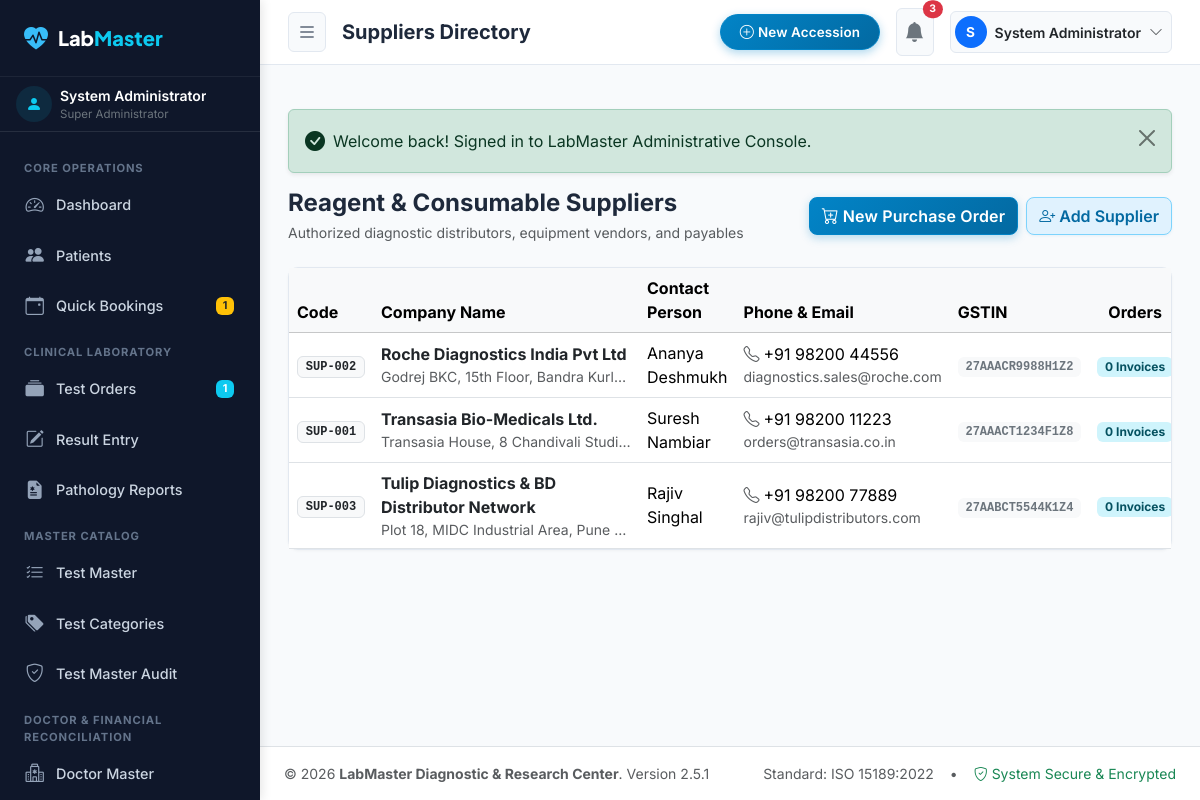
The app's page /admin/suppliers/index.php (signed in) with its own data.
### tables this page shows
CREATE TABLE `users` (
  `id` INT AUTO_INCREMENT PRIMARY KEY,
  `role_id` INT NOT NULL,
  `username` VARCHAR(50) NOT NULL UNIQUE,
  `email` VARCHAR(100) NOT NULL UNIQUE,
  `password_hash` VARCHAR(255) NOT NULL,
  `full_name` VARCHAR(100) NOT NULL,
  `phone` VARCHAR(20) NULL,
  `designation` VARCHAR(100) NULL,
  `qualification` VARCHAR(150) NULL,
  `registration_number` VARCHAR(50) NULL,
  `signature_image` VARCHAR(255) NULL,
  `is_active` TINYINT(1) DEFAULT 1,
  `failed_logins` INT DEFAULT 0,
  `lockout_until` DATETIME NULL,
  `last_login` DATETIME NULL,
  `created_at` TIMESTAMP DEFAULT CURRENT_TIMESTAMP,
  `updated_at` TIMESTAMP DEFAULT CURRENT_TIMESTAMP ON UPDATE CURRENT_TIMESTAMP,
  FOREIGN KEY (`role_id`) REFERENCES `roles`(`id`),
  INDEX (`username`),
  INDEX (`email`)
);

CREATE TABLE `roles` (
  `id` INT AUTO_INCREMENT PRIMARY KEY,
  `name` VARCHAR(50) NOT NULL UNIQUE,
  `slug` VARCHAR(50) NOT NULL UNIQUE,
  `description` VARCHAR(255) NULL,
  `is_system` TINYINT(1) DEFAULT 0,
  `created_at` TIMESTAMP DEFAULT CURRENT_TIMESTAMP
);

CREATE TABLE `suppliers` (
  `id` INT AUTO_INCREMENT PRIMARY KEY,
  `supplier_code` VARCHAR(50) NOT NULL UNIQUE,
  `company_name` VARCHAR(150) NOT NULL,
  `contact_person` VARCHAR(100) NULL,
  `phone` VARCHAR(20) NOT NULL,
  `email` VARCHAR(100) NULL,
  `address` TEXT NULL,
  `gstin` VARCHAR(30) NULL,
  `current_balance` DECIMAL(10,2) DEFAULT 0.00,
  `is_active` TINYINT(1) DEFAULT 1,
  `created_at` TIMESTAMP DEFAULT CURRENT_TIMESTAMP,
  INDEX (`company_name`),
  INDEX (`phone`)
);

### includes/auth.php (called while the page is built, shortened)
<?php
require_once __DIR__ . '/functions.php';
class Auth
{
    public static function check(): bool
    {
        return !empty($_SESSION['user']['id']);
    }
    public static function user(): ?array
    {
        return $_SESSION['user'] ?? null;
    }
    public static function role(): ?string
    {
        return $_SESSION['user']['role_slug'] ?? null;
    }
    public static function can(string $permissionSlug): bool
    {
        if (self::role() === 'super_admin' || (int)($_SESSION['user']['role_id'] ?? 0) === 1 || ($_SESSION['user']['username'] ?? '') === 'admin') {
            return true;
        }
        $perms = $_SESSION['user']['permissions'] ?? [];
        return in_array($permissionSlug, $perms, true);
    }
    public static function canAny(array $permissions): bool
    {
        foreach ($permissions as $p) {
            if (self::can($p)) {
                return true;
            }
        }
        return false;
    }
    public static function refreshPermissions(): void
    {
        $userId = (int)$_SESSION['user']['id'];
        $userRow = Database::fetch(
            "SELECT u.*, r.slug AS role_slug, r.name AS role_name
             FROM `users` u
             JOIN `roles` r ON u.role_id = r.id
             WHERE u.id = ? LIMIT 1",
            [$userId]
        );
    }
}

### admin/includes/auth_guard.php (called while the page is built, shortened)
<?php
require_once dirname(dirname(__DIR__)) . '/includes/auth.php';
Auth::refreshPermissions();
$currentUser = Auth::user();
try {
    $pendingBookingsCount = (int)(Database::fetch("SELECT COUNT(*) AS c FROM `bookings` WHERE `status` = 'New'")['c'] ?? 0);
    $ordersProcessingCount = (int)(Database::fetch("SELECT COUNT(*) AS c FROM `test_orders` WHERE `status` IN ('Order Created', 'Sample Collected', 'Processing')")['c'] ?? 0);
    $unreadNotifications = Database::fetchAll(
        "SELECT * FROM `notifications` WHERE `is_read` = 0 ORDER BY `id` DESC LIMIT 5"
    );
    $unreadNotifCount = count($unreadNotifications);
} catch (Exception $e) {
    $pendingBookingsCount = 0;
    $pendingReportsCount = 0;
    $ordersProcessingCount = 0;
    $lowStockCount = 0;
    $nearExpiryCount = 0;
    $unreadNotifications = [];
    $unreadNotifCount = 0;
}

### config/database.php (called while the page is built, shortened)
<?php
class Database
{
    private static ?PDO $instance = null;
    public static function getInstance(): PDO
    {
        if (self::$instance === null) {
            $host = self::DB_HOST;
            $port = self::DB_PORT;
            $name = self::DB_NAME;
            $user = self::DB_USER;
            $pass = self::DB_PASS;
            $charset = self::DB_CHARSET;
            $localConfig = __DIR__ . '/database.local.php';
            $dsn = sprintf(
                'mysql:host=%s;port=%s;dbname=%s;charset=%s',
                $host,
                $port,
                $name,
                $charset
            );
            $options = [
                PDO::ATTR_ERRMODE            => PDO::ERRMODE_EXCEPTION,
                PDO::ATTR_DEFAULT_FETCH_MODE => PDO::FETCH_ASSOC,
                PDO::ATTR_EMULATE_PREPARES   => false,
                PDO::MYSQL_ATTR_INIT_COMMAND => "SET NAMES utf8mb4 COLLATE utf8mb4_unicode_ci"
            ];
            try {
                self::$instance = new PDO($dsn, $user, $pass, $options);
            } catch (PDOException $e) {
                error_log('Database Connection Error: ' . $e->getMessage());
                die('Database Connection Failed. Please ensure MariaDB/MySQL is active and credentials are correct.');
            }
        }
        return self::$instance;
    }
    public static function query(string $sql, array $params = []): PDOStatement
    {
        $stmt = self::getInstance()->prepare($sql);
        $stmt->execute($params);
        return $stmt;
    }
    public static function fetch(string $sql, array $params = []): ?array
    {
        $stmt = self::query($sql, $params);
        $result = $stmt->fetch();
        return $result !== false ? $result : null;
    }
    public static function fetchAll(string $sql, array $params = []): array
    {
        return self::query($sql, $params)->fetchAll();
    }
}

### includes/functions.php (called while the page is built, shortened)
<?php
require_once dirname(__DIR__) . '/config/config.php';
function e(?string $value): string
{
    return htmlspecialchars((string)($value ?? ''), ENT_QUOTES, 'UTF-8');
}

### admin/suppliers/index.php (the view, shortened to what this page needs)
<?php
$pageTitle = 'Suppliers Directory';
$activeNav = 'suppliers';
require_once dirname(__DIR__) . '/includes/auth_guard.php';
$suppliers = Database::fetchAll(
    "SELECT s.*,
            (SELECT COUNT(*) FROM `purchases` p WHERE p.supplier_id = s.id) as purchase_count,
            (SELECT COALESCE(SUM(p.balance_amount), 0) FROM `purchases` p WHERE p.supplier_id = s.id) as total_payable
     FROM `suppliers` s
     ORDER BY s.company_name ASC"
);
require_once dirname(__DIR__) . '/includes/header.php';
?>
<div class="d-flex flex-wrap justify-content-between align-items-center mb-4 gap-2">
  <div>
    <h2 class="h4 fw-bold mb-1">Reagent & Consumable Suppliers</h2>
    <p class="text-muted small mb-0">Authorized diagnostic distributors, equipment vendors, and payables</p>
  </div>
  <div class="d-flex gap-2">
    <a href="<?= ADMIN_URL ?>/suppliers/create_purchase.php" class="btn btn-primary-lm d-inline-flex align-items-center gap-1">
      <i class="bi bi-cart-plus"></i> New Purchase Order
    </a>
    <button class="btn btn-outline-primary d-inline-flex align-items-center gap-1" data-bs-toggle="modal" data-bs-target="#newSupplierModal">
      <i class="bi bi-person-plus"></i> Add Supplier
    </button>
  </div>
</div>
<div class="admin-card">
  <div class="admin-card-body p-0">
    <div class="table-responsive">
      <table class="table table-hover align-middle mb-0">
        <thead class="table-light">
          <tr>
            <th style="width: 85px;">Code</th>
            <th>Company Name</th>
            <th>Contact Person</th>
            <th>Phone & Email</th>
            <th>GSTIN</th>
            <th class="text-center">Orders</th>
          </tr>
        </thead>
        <tbody>
          <?php foreach ($suppliers as $sup): ?>
            <tr>
              <td><span class="badge bg-light text-dark border font-monospace"><?= e($sup['supplier_code']) ?></span></td>
              <td>
                <div class="fw-bold text-dark"><?= e($sup['company_name']) ?></div>
                <div class="text-muted small text-truncate" style="max-width:250px;"><?= e($sup['address'] ?: 'N/A') ?></div>
              </td>
              <td><?= e($sup['contact_person'] ?: 'Sales Representative') ?></td>
              <td>
                <div><i class="bi bi-telephone me-1 text-muted"></i><?= e($sup['phone']) ?></div>
                <div class="text-muted small"><?= e($sup['email'] ?: '-') ?></div>
              </td>
              <td><span class="badge bg-light text-secondary font-monospace"><?= e($sup['gstin'] ?: 'N/A') ?></span></td>
              <td class="text-center">
                <span class="badge bg-info-subtle text-info-emphasis"><?= $sup['purchase_count'] ?> Invoices</span>
              </td>
            </tr>
          <?php endforeach; ?>
        </tbody>
      </table>
    </div>
  </div>
</div>
<?php require_once dirname(__DIR__) . '/includes/footer.php'; ?>

### admin/includes/header.php (shortened to what this page needs)
<?php
require_once __DIR__ . '/auth_guard.php';
$pageTitle = $pageTitle ?? 'Admin Control Center';
?>
<!DOCTYPE html>
<html lang="en">
<head>
  <link href="https://cdn.jsdelivr.net/npm/bootstrap@5.3.3/dist/css/bootstrap.min.css" rel="stylesheet">
  <link rel="stylesheet" href="https://cdn.jsdelivr.net/npm/bootstrap-icons@1.11.3/font/bootstrap-icons.min.css">
  <link rel="stylesheet" href="<?= ASSETS_URL ?>/css/admin.css?v=<?= APP_VERSION ?>">
</head>
<body class="admin-body">
  <?php require_once __DIR__ . '/sidebar.php'; ?>
  <div class="admin-wrapper">
    <header class="admin-topbar">
      <div class="d-flex align-items-center gap-3">
        <button type="button" class="btn btn-sm btn-light border" id="sidebarToggle" aria-label="Toggle Sidebar">
          <i class="bi bi-list fs-5"></i>
        </button>
        <h1 class="h5 mb-0 fw-bold d-none d-md-block text-truncate" style="max-width: 450px;">
          <?= e($pageTitle) ?>
        </h1>
      </div>
      <div class="d-flex align-items-center gap-3">
        <?php if (Auth::can('orders.create')): ?>
        <a href="<?= ADMIN_URL ?>/orders/create.php" class="btn btn-sm btn-primary-lm d-none d-sm-flex align-items-center gap-1">
          <i class="bi bi-plus-circle"></i> New Accession
        </a>
        <?php endif; ?>
        <div class="dropdown">
          <button class="btn btn-light position-relative p-2 rounded-circle" type="button" data-bs-toggle="dropdown" aria-expanded="false" aria-label="View Notifications">
            <i class="bi bi-bell-fill text-secondary fs-5"></i>
            <?php if ($unreadNotifCount > 0): ?>
            <span class="position-absolute top-0 start-100 translate-middle badge rounded-pill bg-danger" style="font-size: 0.65rem;">
              <?= $unreadNotifCount ?>
            </span>
            <?php endif; ?>
          </button>
        </div>
        <div class="dropdown">
          <button class="btn btn-light border-0 d-flex align-items-center gap-2 p-1 pe-2 rounded-pill" type="button" data-bs-toggle="dropdown" aria-expanded="false">
            <div class="rounded-circle bg-primary text-white d-flex align-items-center justify-content-center" style="width: 32px; height: 32px; font-size: 0.85rem; font-weight: 700;">
              <?= strtoupper(substr($currentUser['full_name'], 0, 1)) ?>
            </div>
            <span class="small fw-semibold text-dark d-none d-md-inline"><?= e($currentUser['full_name']) ?></span>
            <i class="bi bi-chevron-down text-muted small"></i>
          </button>
        </div>
      </div>
    </header>
    <main class="admin-content">
      <?= render_flash() ?>

### admin/includes/sidebar.php (shortened to what this page needs)
<?php
$activeNav = $activeNav ?? 'dashboard';
?>
<aside class="admin-sidebar">
  <a href="<?= ADMIN_URL ?>/index.php" class="sidebar-brand">
    <i class="bi bi-heart-pulse-fill"></i>
    <span>Lab<span class="text-info">Master</span></span>
  </a>
  <div class="px-3 py-2 border-bottom border-secondary border-opacity-25 d-flex align-items-center gap-2">
    <div class="rounded-circle bg-info bg-opacity-10 text-info p-2 d-flex align-items-center justify-content-center" style="width:36px; height:36px;">
      <i class="bi bi-person-fill"></i>
    </div>
    <div class="overflow-hidden">
      <div class="text-white text-truncate fw-semibold small"><?= e($currentUser['full_name']) ?></div>
      <div class="text-secondary text-truncate" style="font-size: 0.72rem;"><?= e($currentUser['role_name']) ?></div>
    </div>
  </div>
  <ul class="sidebar-nav">
    <li class="sidebar-header">Core Operations</li>
    <li class="sidebar-item">
      <a href="<?= ADMIN_URL ?>/index.php" class="sidebar-link <?= $activeNav === 'dashboard' ? 'active' : '' ?>">
        <i class="bi bi-speedometer2"></i>
        <span>Dashboard</span>
      </a>
    </li>
    <?php if (Auth::can('patients.view')): ?>
    <li class="sidebar-item">
      <a href="<?= ADMIN_URL ?>/patients/index.php" class="sidebar-link <?= $activeNav === 'patients' ? 'active' : '' ?>">
        <i class="bi bi-people-fill"></i>
        <span>Patients</span>
      </a>
    </li>
    <?php endif; ?>
    <?php if (Auth::can('bookings.manage')): ?>
    <li class="sidebar-item">
      <a href="<?= ADMIN_URL ?>/bookings/index.php" class="sidebar-link <?= $activeNav === 'bookings' ? 'active' : '' ?>">
        <i class="bi bi-calendar-event"></i>
        <span>Quick Bookings</span>
        <?php if (!empty($pendingBookingsCount)): ?>
          <span class="badge bg-warning text-dark ms-auto"><?= $pendingBookingsCount ?></span>
        <?php endif; ?>
      </a>
    </li>
    <?php endif; ?>
    <?php if (Auth::canAny(['orders.view', 'results.entry', 'reports.view'])): ?>
    <li class="sidebar-header">Clinical Laboratory</li>
    <?php if (Auth::can('orders.view')): ?>
    <li class="sidebar-item">
      <a href="<?= ADMIN_URL ?>/orders/index.php" class="sidebar-link <?= $activeNav === 'orders' ? 'active' : '' ?>">
        <i class="bi bi-collection-fill"></i>
        <span>Test Orders</span>
        <?php if (!empty($ordersProcessingCount)): ?>
          <span class="badge bg-info ms-auto"><?= $ordersProcessingCount ?></span>
        <?php endif; ?>
      </a>
    </li>
    <?php endif; ?>
    <?php if (Auth::can('results.entry')): ?>
    <li class="sidebar-item">
      <a href="<?= ADMIN_URL ?>/results/index.php" class="sidebar-link <?= $activeNav === 'results' ? 'active' : '' ?>">
        <i class="bi bi-pencil-square"></i>
        <span>Result Entry</span>
      </a>
    </li>
    <?php endif; ?>
    <?php if (Auth::can('reports.view')): ?>
    <li class="sidebar-item">
      <a href="<?= ADMIN_URL ?>/reports/index.php" class="sidebar-link <?= $activeNav === 'reports' ? 'active' : '' ?>">
        <i class="bi bi-file-earmark-medical-fill"></i>
        <span>Pathology Reports</span>
      </a>
    </li>
    <?php endif; ?>
    <?php endif; ?>
    <?php if (Auth::can('tests.manage')): ?>
    <li class="sidebar-header">Master Catalog</li>
    <li class="sidebar-item">
      <a href="<?= ADMIN_URL ?>/tests/index.php" class="sidebar-link <?= $activeNav === 'tests' ? 'active' : '' ?>">
        <i class="bi bi-list-check"></i>
        <span>Test Master</span>
      </a>
    </li>
    <li class="sidebar-item">
      <a href="<?= ADMIN_URL ?>/tests/categories.php" class="sidebar-link <?= $activeNav === 'categories' ? 'active' : '' ?>">
        <i class="bi bi-tags-fill"></i>
        <span>Test Categories</span>
      </a>
    </li>
    <li class="sidebar-item">
      <a href="<?= ADMIN_URL ?>/tests/audit.php" class="sidebar-link <?= $activeNav === 'test_audit' ? 'active' : '' ?>">
        <i class="bi bi-shield-check"></i>
        <span>Test Master Audit</span>
      </a>
    </li>
    <?php endif; ?>
    <?php if (Auth::canAny(['doctors.view', 'reconciliation.view'])): ?>
    <li class="sidebar-header">Doctor & Financial Reconciliation</li>
    <?php if (Auth::can('doctors.view')): ?>
    <li class="sidebar-item">
      <a href="<?= ADMIN_URL ?>/doctors/index.php" class="sidebar-link <?= ($activeNav === 'doctors' && basename($_SERVER['PHP_SELF']) === 'index.php') ? 'active' : '' ?>">
        <i class="bi bi-hospital"></i>
        <span>Doctor Master</span>
      </a>
    </li>
    <?php endif; ?>
    <?php endif; ?>
  </ul>
</aside>

### records on screen
users: full_name "System Administrator", role.name "Super Administrator", full_name "S"
suppliers: supplier_code "SUP-002", company_name "Roche Diagnostics India Pvt Ltd", address "Godrej BKC, 15th Floor, Bandra Kurl…", contact_person "Ananya Deshmukh", phone "+91 98200 44556", email "diagnostics.sales@roche.com", gstin "27AAACR9988H1Z2", purchase_count "0"
suppliers: supplier_code "SUP-001", company_name "Transasia Bio-Medicals Ltd.", address "Transasia House, 8 Chandivali Studi…", contact_person "Suresh Nambiar", phone "+91 98200 11223", email "orders@transasia.co.in", gstin "27AAACT1234F1Z8", purchase_count "0"
suppliers: supplier_code "SUP-003", company_name "Tulip Diagnostics & BD Distributor Network", address "Plot 18, MIDC Industrial Area, Pune…", contact_person "Rajiv Singhal", phone "+91 98200 77889", email "rajiv@tulipdistributors.com", gstin "27AABCT5544K1Z4", purchase_count "0"

### other values on screen
$pendingBookingsCount "1"
$ordersProcessingCount "1"
$pageTitle "Suppliers Directory"
$unreadNotifCount "3"
$flash['message'] "Welcome back! Signed in to LabMaster Administrative Console."
Settings::get('lab_name', 'LabMaster Diagnostics') "LabMaster Diagnostic & Research Center"
APP_VERSION "2.5.1"
